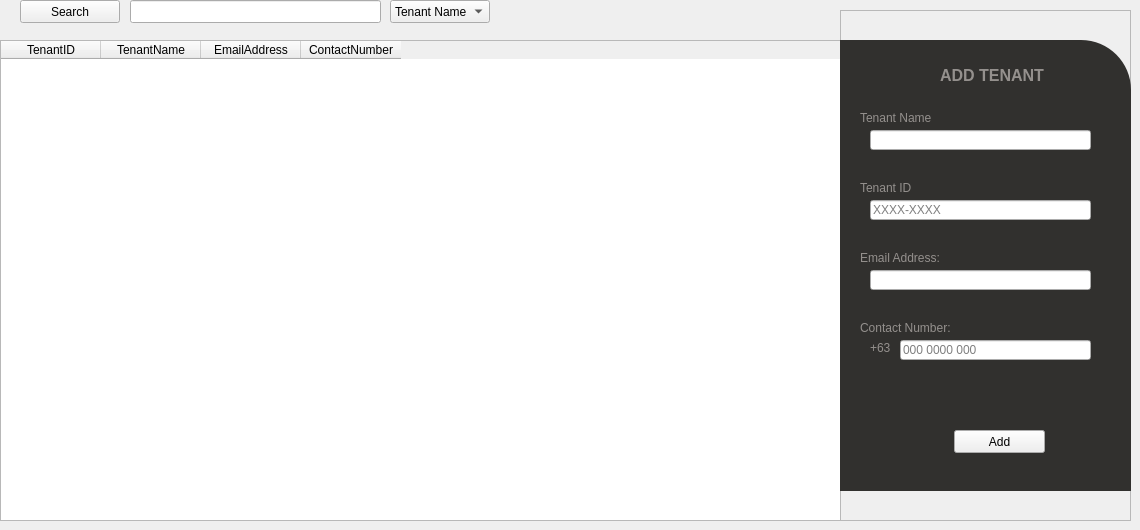
      <widget class="QWidget" name="TenantsPage">
       <widget class="QTableWidget" name="TenantsTable">
        <property name="geometry">
         <rect>
          <x>0</x>
          <y>40</y>
          <width>841</width>
          <height>481</height>
         </rect>
        </property>
        <column>
         <property name="text">
          <string>TenantID</string>
         </property>
        </column>
        <column>
         <property name="text">
          <string>TenantName</string>
         </property>
        </column>
        <column>
         <property name="text">
          <string>EmailAddress</string>
         </property>
        </column>
        <column>
         <property name="text">
          <string>ContactNumber</string>
         </property>
        </column>
       </widget>
       <widget class="QFrame" name="AddTenantFrame">
        <property name="geometry">
         <rect>
          <x>840</x>
          <y>10</y>
          <width>291</width>
          <height>511</height>
         </rect>
        </property>
        <property name="frameShape">
         <enum>QFrame::StyledPanel</enum>
        </property>
        <property name="frameShadow">
         <enum>QFrame::Raised</enum>
        </property>
        <widget class="QLabel" name="label_8">
         <property name="geometry">
          <rect>
           <x>20</x>
           <y>100</y>
           <width>71</width>
           <height>16</height>
          </rect>
         </property>
         <property name="styleSheet">
          <string notr="true">color: #94908D;</string>
         </property>
         <property name="text">
          <string>Tenant Name:</string>
         </property>
        </widget>
        <widget class="QLineEdit" name="TenantName">
         <property name="geometry">
          <rect>
           <x>30</x>
           <y>120</y>
           <width>221</width>
           <height>20</height>
          </rect>
         </property>
        </widget>
        <widget class="QLineEdit" name="TenantID">
         <property name="geometry">
          <rect>
           <x>30</x>
           <y>190</y>
           <width>221</width>
           <height>20</height>
          </rect>
         </property>
         <property name="toolTip">
          <string/>
         </property>
         <property name="placeholderText">
          <string>XXXX-XXXX</string>
         </property>
        </widget>
        <widget class="QLabel" name="label_9">
         <property name="geometry">
          <rect>
           <x>20</x>
           <y>170</y>
           <width>51</width>
           <height>16</height>
          </rect>
         </property>
         <property name="styleSheet">
          <string notr="true">color: #94908D;</string>
         </property>
         <property name="text">
          <string>Tenant ID:</string>
         </property>
        </widget>
        <widget class="QLabel" name="label_10">
         <property name="geometry">
          <rect>
           <x>20</x>
           <y>240</y>
           <width>81</width>
           <height>16</height>
          </rect>
         </property>
         <property name="styleSheet">
          <string notr="true">color: #94908D;</string>
         </property>
         <property name="text">
          <string>Email Address:</string>
         </property>
        </widget>
        <widget class="QLineEdit" name="EmailAdd">
         <property name="geometry">
          <rect>
           <x>30</x>
           <y>260</y>
           <width>221</width>
           <height>20</height>
          </rect>
         </property>
        </widget>
        <widget class="QLabel" name="label_11">
         <property name="geometry">
          <rect>
           <x>20</x>
           <y>310</y>
           <width>91</width>
           <height>16</height>
          </rect>
         </property>
         <property name="styleSheet">
          <string notr="true">color: #94908D;</string>
         </property>
         <property name="text">
          <string>Contact Number:</string>
         </property>
        </widget>
        <widget class="QLineEdit" name="ContactNum">
         <property name="geometry">
          <rect>
           <x>60</x>
           <y>330</y>
           <width>191</width>
           <height>20</height>
          </rect>
         </property>
         <property name="placeholderText">
          <string>000 0000 000</string>
         </property>
        </widget>
        <widget class="QLabel" name="label_12">
         <property name="geometry">
          <rect>
           <x>30</x>
           <y>330</y>
           <width>21</width>
           <height>16</height>
          </rect>
         </property>
         <property name="styleSheet">
          <string notr="true">color: #94908D;</string>
         </property>
         <property name="text">
          <string>+63</string>
         </property>
        </widget>
        <widget class="QPushButton" name="AddTenant">
         <property name="geometry">
          <rect>
           <x>114</x>
           <y>420</y>
           <width>91</width>
           <height>23</height>
          </rect>
         </property>
         <property name="text">
          <string>Add</string>
         </property>
        </widget>
        <widget class="QWidget" name="widget_3" native="true">
         <property name="geometry">
          <rect>
           <x>0</x>
           <y>30</y>
           <width>291</width>
           <height>451</height>
          </rect>
         </property>
         <property name="styleSheet">
          <string notr="true">background-color: #31302E;
border-top-right-radius: 50px;
</string>
         </property>
         <widget class="QLabel" name="label_36">
          <property name="geometry">
           <rect>
            <x>100</x>
            <y>20</y>
            <width>121</width>
            <height>31</height>
           </rect>
          </property>
          <property name="font">
           <font>
            <pointsize>12</pointsize>
            <bold>true</bold>
           </font>
          </property>
          <property name="styleSheet">
           <string notr="true">color: #94908D;</string>
          </property>
          <property name="text">
           <string>ADD TENANT</string>
          </property>
         </widget>
        </widget>
        <zorder>widget_3</zorder>
        <zorder>label_8</zorder>
        <zorder>TenantName</zorder>
        <zorder>TenantID</zorder>
        <zorder>label_9</zorder>
        <zorder>label_10</zorder>
        <zorder>EmailAdd</zorder>
        <zorder>label_11</zorder>
        <zorder>ContactNum</zorder>
        <zorder>label_12</zorder>
        <zorder>AddTenant</zorder>
       </widget>
       <widget class="QPushButton" name="SearchTenant">
        <property name="geometry">
         <rect>
          <x>20</x>
          <y>0</y>
          <width>100</width>
          <height>23</height>
         </rect>
        </property>
        <property name="text">
         <string>Search</string>
        </property>
       </widget>
       <widget class="QLineEdit" name="SearchBarTenants">
        <property name="geometry">
         <rect>
          <x>130</x>
          <y>0</y>
          <width>251</width>
          <height>23</height>
         </rect>
        </property>
       </widget>
       <widget class="QComboBox" name="SearchTenantComboBox">
        <property name="geometry">
         <rect>
          <x>390</x>
          <y>0</y>
          <width>100</width>
          <height>23</height>
         </rect>
        </property>
        <item>
         <property name="text">
          <string>Tenant Name</string>
         </property>
        </item>
        <item>
         <property name="text">
          <string>Tenant ID</string>
         </property>
        </item>
       </widget>
      </widget>
